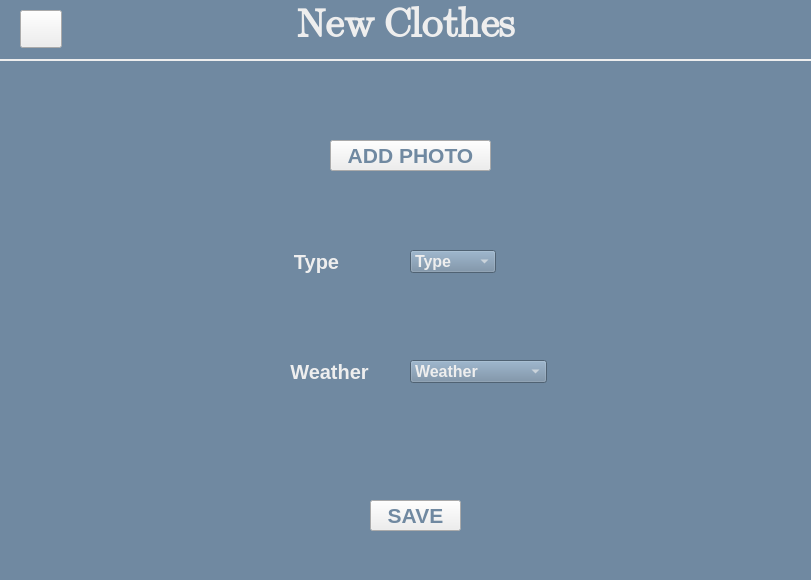
<?xml version="1.0" encoding="UTF-8"?>
<ui version="4.0">
 <class>MainWindow</class>
 <widget class="QMainWindow" name="MainWindow">
  <property name="geometry">
   <rect>
    <x>0</x>
    <y>0</y>
    <width>811</width>
    <height>580</height>
   </rect>
  </property>
  <property name="windowTitle">
   <string>MainWindow</string>
  </property>
  <property name="styleSheet">
   <string notr="true">background-color: #7089a1;</string>
  </property>
  <widget class="QWidget" name="centralwidget">
   <widget class="QLabel" name="label">
    <property name="geometry">
     <rect>
      <x>240</x>
      <y>-10</y>
      <width>331</width>
      <height>71</height>
     </rect>
    </property>
    <property name="font">
     <font>
      <family>Segoe UI Emoji</family>
      <pointsize>30</pointsize>
     </font>
    </property>
    <property name="text">
     <string>&lt;html&gt;&lt;head/&gt;&lt;body&gt;&lt;p align=&quot;center&quot;&gt;&lt;span style=&quot; font-weight:600; color:#eeeeee;&quot;&gt;New Clothes&lt;/span&gt;&lt;/p&gt;&lt;/body&gt;&lt;/html&gt;</string>
    </property>
   </widget>
   <widget class="QPushButton" name="addphoto">
    <property name="geometry">
     <rect>
      <x>330</x>
      <y>140</y>
      <width>161</width>
      <height>31</height>
     </rect>
    </property>
    <property name="font">
     <font>
      <family>Arial</family>
      <pointsize>16</pointsize>
      <weight>75</weight>
      <bold>true</bold>
      <kerning>true</kerning>
     </font>
    </property>
    <property name="styleSheet">
     <string notr="true">background-color: #eee;
color: #7089a1;
</string>
    </property>
    <property name="text">
     <string>ADD PHOTO</string>
    </property>
   </widget>
   <widget class="Line" name="line">
    <property name="geometry">
     <rect>
      <x>0</x>
      <y>50</y>
      <width>811</width>
      <height>20</height>
     </rect>
    </property>
    <property name="font">
     <font>
      <weight>50</weight>
      <bold>false</bold>
     </font>
    </property>
    <property name="styleSheet">
     <string notr="true">color: #eee
</string>
    </property>
    <property name="frameShadow">
     <enum>QFrame::Plain</enum>
    </property>
    <property name="lineWidth">
     <number>2</number>
    </property>
    <property name="orientation">
     <enum>Qt::Horizontal</enum>
    </property>
   </widget>
   <widget class="QLabel" name="label_2">
    <property name="geometry">
     <rect>
      <x>290</x>
      <y>360</y>
      <width>79</width>
      <height>24</height>
     </rect>
    </property>
    <property name="font">
     <font>
      <family>Arial</family>
      <pointsize>15</pointsize>
      <weight>75</weight>
      <bold>true</bold>
     </font>
    </property>
    <property name="styleSheet">
     <string notr="true">color: #eee;

</string>
    </property>
    <property name="text">
     <string>&lt;html&gt;&lt;head/&gt;&lt;body&gt;&lt;p align=&quot;center&quot;&gt;Weather&lt;/p&gt;&lt;/body&gt;&lt;/html&gt;</string>
    </property>
   </widget>
   <widget class="QPushButton" name="pushButton_2">
    <property name="geometry">
     <rect>
      <x>370</x>
      <y>500</y>
      <width>91</width>
      <height>31</height>
     </rect>
    </property>
    <property name="font">
     <font>
      <family>Arial</family>
      <pointsize>16</pointsize>
      <weight>75</weight>
      <bold>true</bold>
     </font>
    </property>
    <property name="styleSheet">
     <string notr="true">background-color: #eee;
color: #7089a1;
</string>
    </property>
    <property name="text">
     <string>SAVE</string>
    </property>
   </widget>
   <widget class="QLabel" name="label_5">
    <property name="geometry">
     <rect>
      <x>290</x>
      <y>250</y>
      <width>53</width>
      <height>25</height>
     </rect>
    </property>
    <property name="font">
     <font>
      <family>Arial</family>
      <pointsize>15</pointsize>
     </font>
    </property>
    <property name="text">
     <string>&lt;html&gt;&lt;head/&gt;&lt;body&gt;&lt;p align=&quot;center&quot;&gt;&lt;span style=&quot; font-weight:600; color:#eeeeee;&quot;&gt;Type&lt;/span&gt;&lt;/p&gt;&lt;/body&gt;&lt;/html&gt;</string>
    </property>
   </widget>
   <widget class="QComboBox" name="comboBox">
    <property name="geometry">
     <rect>
      <x>410</x>
      <y>250</y>
      <width>86</width>
      <height>23</height>
     </rect>
    </property>
    <property name="font">
     <font>
      <family>Arial</family>
      <pointsize>12</pointsize>
      <weight>75</weight>
      <bold>true</bold>
     </font>
    </property>
    <property name="styleSheet">
     <string notr="true">background-color: #7089a1;
color: #eee;
</string>
    </property>
    <item>
     <property name="text">
      <string>Type</string>
     </property>
    </item>
    <item>
     <property name="text">
      <string>Top</string>
     </property>
    </item>
    <item>
     <property name="text">
      <string>Bottom</string>
     </property>
    </item>
    <item>
     <property name="text">
      <string>Shoes</string>
     </property>
    </item>
   </widget>
   <widget class="QComboBox" name="comboBox_3">
    <property name="geometry">
     <rect>
      <x>410</x>
      <y>360</y>
      <width>137</width>
      <height>23</height>
     </rect>
    </property>
    <property name="font">
     <font>
      <family>Arial</family>
      <pointsize>12</pointsize>
      <weight>75</weight>
      <bold>true</bold>
     </font>
    </property>
    <property name="styleSheet">
     <string notr="true">background-color: #7089a1;
color: #eee;
</string>
    </property>
    <item>
     <property name="text">
      <string>Weather</string>
     </property>
    </item>
    <item>
     <property name="text">
      <string>-20°C  –  -15°C</string>
     </property>
    </item>
    <item>
     <property name="text">
      <string>-15°C  –  -10°C</string>
     </property>
    </item>
    <item>
     <property name="text">
      <string>-10°C  –  0°C</string>
     </property>
    </item>
    <item>
     <property name="text">
      <string>0°C  –  10°C</string>
     </property>
    </item>
    <item>
     <property name="text">
      <string>10°C  –  15°C</string>
     </property>
    </item>
    <item>
     <property name="text">
      <string>15°C  –  20°C</string>
     </property>
    </item>
    <item>
     <property name="text">
      <string>20°C  –  25°C</string>
     </property>
    </item>
    <item>
     <property name="text">
      <string>25+°C</string>
     </property>
    </item>
   </widget>
   <widget class="QPushButton" name="shkaficon">
    <property name="geometry">
     <rect>
      <x>20</x>
      <y>10</y>
      <width>42</width>
      <height>38</height>
     </rect>
    </property>
    <property name="styleSheet">
     <string notr="true">image: url(:/newPrefix/wardrobe.png);
background-color: #eee;
</string>
    </property>
    <property name="text">
     <string/>
    </property>
    <property name="iconSize">
     <size>
      <width>30</width>
      <height>30</height>
     </size>
    </property>
   </widget>
  </widget>
  <widget class="QMenuBar" name="menubar">
   <property name="geometry">
    <rect>
     <x>0</x>
     <y>0</y>
     <width>811</width>
     <height>21</height>
    </rect>
   </property>
  </widget>
  <widget class="QStatusBar" name="statusbar"/>
 </widget>
 <resources>
  <include location="qwerty/Новый текстовый документ (3).txt"/>
 </resources>
 <connections/>
</ui>
